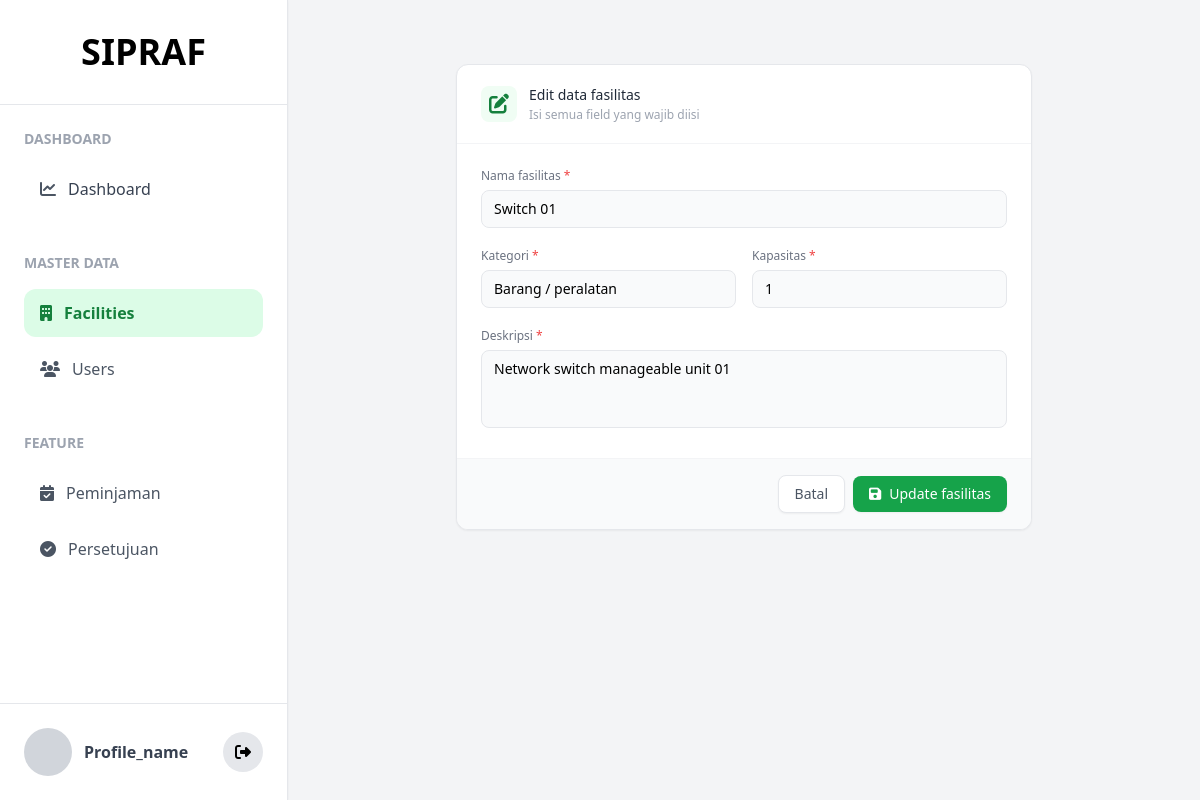
/pages/facilities/form.php?id=10, run on the app's committed database.
### tables this page shows
CREATE TABLE `facilities` (
  `id` int NOT NULL,
  `name` varchar(255) NOT NULL,
  `kategori` enum('lab','ruang','barang') NOT NULL,
  `kapasitas` int DEFAULT '0',
  `deskripsi` text,
  `status` enum('tersedia','dipinjam') DEFAULT 'tersedia',
  `created_at` timestamp NULL DEFAULT CURRENT_TIMESTAMP
);

### helper/data/facility.php (called while the page is built, shortened)
<?php
function getFacilityById($conn, $id) {
    $query = 'SELECT * FROM facilities WHERE id = ?';
    $stmt = mysqli_prepare($conn, $query);
    mysqli_stmt_bind_param($stmt, "i", $id);
    mysqli_stmt_execute($stmt);
    $result = mysqli_stmt_get_result($stmt);
    return mysqli_fetch_assoc($result);
}
?>

### pages/facilities/form.php (the view, shortened to what this page needs)
<?php
require_once __DIR__ . '/../../helper/db_conn.php';
require_once __DIR__ . '/../../helper/data/facility.php';
$isEdit = false;
$facilityData = [
    'id' => '',
    'name' => '',
    'kategori' => '',
    'kapasitas' => '',
    'status' => 'tersedia',
    'deskripsi' => ''
];
if (isset($_GET['id'])) {
    $isEdit = true;
    $id = $_GET['id'];
    $fetchedData = getFacilityById($conn, $id);
    if ($fetchedData) {
        $facilityData = $fetchedData;
    }
}
?>
<!DOCTYPE html>
<html lang="id">
<head>
    <script src="https://cdn.tailwindcss.com"></script>
    <link rel="stylesheet" href="https://cdnjs.cloudflare.com/ajax/libs/font-awesome/6.5.1/css/all.min.css">
</head>
<body class="bg-gray-100 font-sans">
    <div class="flex min-h-screen">
        <aside class="w-72 bg-white border-r shadow-sm flex flex-col justify-between print:hidden">
            <div>
                <div class="p-8 border-b">
                    <h1 class="text-4xl font-bold text-center text-black">SIPRAF</h1>
                </div>
                <div class="p-6">
                    <div class="mb-10">
                        <p class="text-gray-400 text-sm font-semibold mb-4 uppercase">Dashboard</p>
                        <a href="../dashboard/index.php" class="flex items-center gap-3 px-4 py-3 rounded-xl hover:bg-gray-100 transition">
                            <i class="fa-solid fa-chart-line text-gray-600"></i>
                            <span class="font-medium text-gray-700">Dashboard</span>
                        </a>
                    </div>
                    <div class="mb-10">
                        <p class="text-gray-400 text-sm font-semibold mb-4 uppercase">Master Data</p>
                        <div class="space-y-2">
                            <a href="index.php" class="flex items-center gap-3 px-4 py-3 rounded-xl bg-green-100 text-green-700 font-semibold text-gray-800">
                                <i class="fa-solid fa-building"></i>Facilities
                            </a>
                            <a href="../users/index.php" class="flex items-center gap-3 px-4 py-3 rounded-xl hover:bg-gray-100 transition text-gray-600">
                                <i class="fa-solid fa-users"></i>Users
                            </a>
                        </div>
                    </div>
                    <div>
                        <p class="text-gray-400 text-sm font-semibold mb-4 uppercase">Feature</p>
                        <div class="space-y-2">
                            <a href="../reservation/index.php" class="flex items-center gap-3 px-4 py-3 rounded-xl hover:bg-gray-100 transition text-gray-600">
                                <i class="fa-solid fa-calendar-check"></i>Peminjaman
                            </a>
                            <a href="../approval/index.php" class="flex items-center gap-3 px-4 py-3 rounded-xl hover:bg-gray-100 transition text-gray-600">
                                <i class="fa-solid fa-circle-check"></i>Persetujuan
                            </a>
                        </div>
                    </div>
                </div>
            </div>
            <div class="p-6 border-t">
                <div class="flex items-center justify-between">
                    <a href="profile/index.php" class="flex items-center gap-3">
                        <div class="w-12 h-12 rounded-full bg-gray-300"></div>
                        <div>
                            <h2 class="font-semibold text-gray-700">Profile_name</h2>
                        </div>
                    </a>
                    <button class="w-10 h-10 rounded-full bg-gray-200 hover:bg-red-500 hover:text-white transition">
                        <i class="fa-solid fa-right-from-bracket"></i>
                    </button>
                </div>
            </div>
        </aside>
        <main class="flex-1 p-8 flex items-start justify-center pt-16">
            <div class="bg-white rounded-xl border border-gray-200 shadow-sm overflow-hidden w-full max-w-xl">
                <div class="flex items-center gap-3 px-6 py-5 border-b border-gray-100">
                    <div class="w-9 h-9 rounded-lg <?= $isEdit ? 'bg-green-50 text-green-700' : 'bg-emerald-50 text-emerald-700' ?> flex items-center justify-center text-xl flex-shrink-0">
                        <i class="<?= $isEdit ? 'fa-solid fa-pen-to-square' : 'fa-solid fa-plus' ?>"></i>
                    </div>
                    <div>
                        <p class="text-sm font-medium text-gray-800"><?= $isEdit ? 'Edit data fasilitas' : 'Tambah data fasilitas' ?></p>
                        <p class="text-xs text-gray-400 mt-0.5">Isi semua field yang wajib diisi</p>
                    </div>
                </div>
                <form id="facilityForm" action="../../logic/facility_process.php" method="POST" novalidate>
                    <div class="px-6 py-6 space-y-5">
                        <div>
                            <label for="name" class="block text-xs font-medium text-gray-500 mb-1.5">
                                Nama fasilitas <span class="text-red-500">*</span>
                            </label>
                            <input type="text" id="name" name="name"
                                value="<?= htmlspecialchars($facilityData['name']) ?>"
                                placeholder="Contoh: RKBF 204 atau Lab BIS"
                                class="w-full px-3 py-2 text-sm bg-gray-50 border border-gray-200 rounded-lg outline-none transition focus:border-emerald-500 focus:ring-2 focus:ring-emerald-100">
                        </div>
                        <div class="grid grid-cols-2 gap-4">
                            <div>
                                <label for="kategori" class="block text-xs font-medium text-gray-500 mb-1.5">
                                    Kategori <span class="text-red-500">*</span>
                                </label>
                                <select id="kategori" name="kategori"
                                    class="w-full px-3 py-2 text-sm bg-gray-50 border border-gray-200 rounded-lg outline-none transition focus:border-emerald-500 focus:ring-2 focus:ring-emerald-100 appearance-none">
                                    <option value="barang" <?= $facilityData['kategori'] == 'barang' ? 'selected' : '' ?>>Barang / peralatan</option>
                                </select>
                            </div>
                            <div>
                                <label for="kapasitas" class="block text-xs font-medium text-gray-500 mb-1.5">
                                    Kapasitas <span class="text-red-500">*</span>
                                </label>
                                <input type="number" id="kapasitas" name="kapasitas" min="1"
                                    value="<?= htmlspecialchars($facilityData['kapasitas']) ?>"
                                    placeholder="Contoh: 40"
                                    class="w-full px-3 py-2 text-sm bg-gray-50 border border-gray-200 rounded-lg outline-none transition focus:border-emerald-500 focus:ring-2 focus:ring-emerald-100">
                            </div>
                        </div>
                        <div>
                            <label for="deskripsi" class="block text-xs font-medium text-gray-500 mb-1.5">
                                Deskripsi <span class="text-red-500">*</span>
                            </label>
                            <textarea id="deskripsi" name="deskripsi" rows="3"
                                placeholder="Masukkan deskripsi detail fasilitas..."
                                class="w-full px-3 py-2 text-sm bg-gray-50 border border-gray-200 rounded-lg outline-none transition focus:border-emerald-500 focus:ring-2 focus:ring-emerald-100 resize-none"><?= htmlspecialchars($facilityData['deskripsi']) ?></textarea>
                        </div>
                    </div>
                    <div class="flex justify-end items-center gap-2 px-6 py-4 border-t border-gray-100 bg-gray-50">
                        <button type="button" id="btnCancel"
                            class="px-4 py-2 text-sm font-medium border border-gray-200 bg-white rounded-lg text-gray-600 hover:bg-gray-100 transition shadow-sm">
                            Batal
                        </button>
                        <button type="submit" name="submit_facility"
                            class="flex items-center gap-2 px-4 py-2 text-sm font-medium <?= $isEdit ? 'bg-green-600 hover:bg-green-700' : 'bg-emerald-600 hover:bg-emerald-700' ?> text-white rounded-lg transition shadow-sm">
                            <i class="fa-solid fa-floppy-disk"></i> <?= $isEdit ? 'Update fasilitas' : 'Simpan fasilitas' ?>
                        </button>
                    </div>
                </form>
            </div>
        </main>
    </div>
</body>
</html>

### data on the page
facilities: name "Switch 01", kategori "Barang / peralatan", kapasitas "1", deskripsi "Network switch manageable unit 01"
